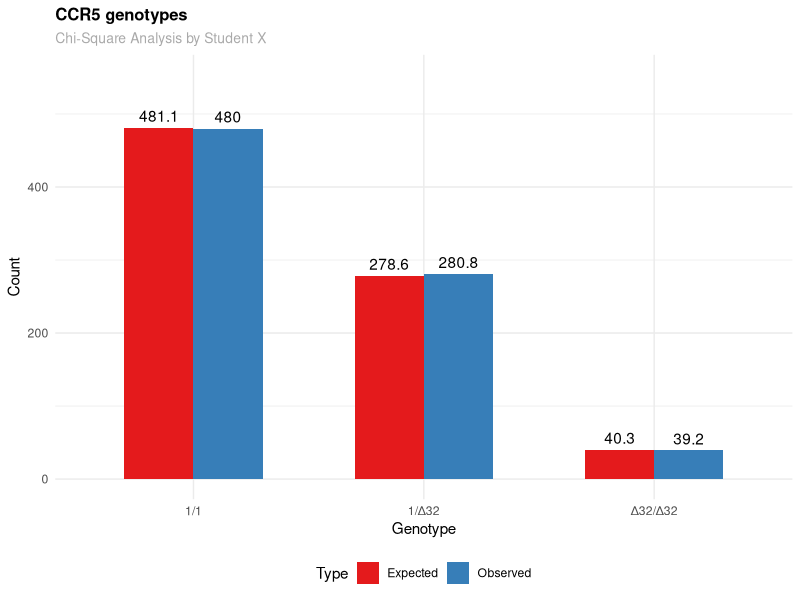
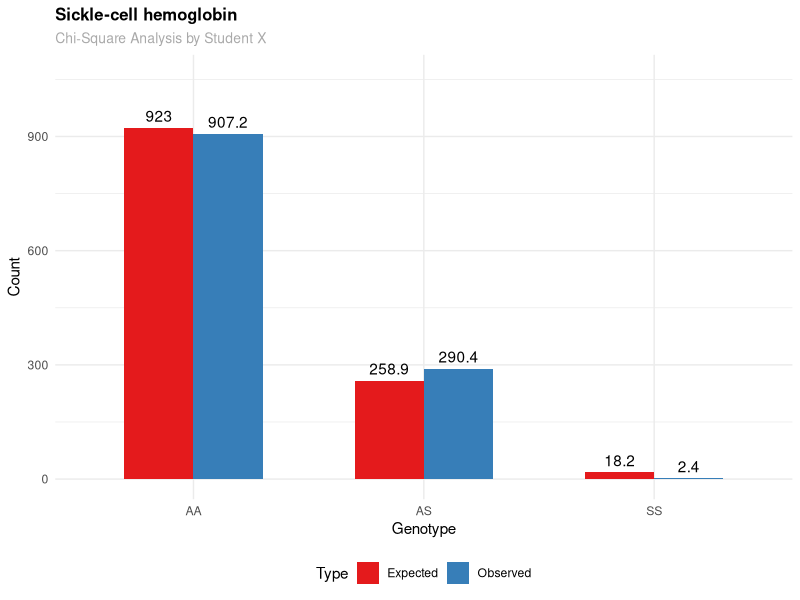

Recreate these plots in R, in order.
library(ggplot2)

# ===== 1. CCR5 Statistics Analysis =====
## O1 for Observed Count 1
O1 <- c(480, 280.8, 39.2)
names(O1) <- c("1/1", "1/Delta32", "Delta32/Delta32")

## Expected Probabilities, E1 for Expected Count 1 
p1 <- (2*O1[1] + O1[2]) / (2 * sum(O1))
q1 <- 1 - p1

E_prob1 <- c(p1^2, 2*p1*q1, q1^2)
E1 <- E_prob1 * sum(O1)

## Chi-Square Test
test1 <- chisq.test(O1, p = E_prob1, rescale.p = TRUE)
cat("---------- CCR5 ----------\n")
cat("Chi-Square:", round(test1$statistic, 4), "\n")
cat("P-value:", test1$p.value, "\n\n")

## Plot
df1 <- data.frame(
  Genotype = factor(c("1/1", "1/Δ32", "Δ32/Δ32"), levels = c("1/1", "1/Δ32", "Δ32/Δ32")),
  Count = c(O1, E1),
  Type = rep(c("Observed", "Expected"), each = 3)
)

plot1 <- ggplot(df1, aes(x = Genotype, y = Count, fill = Type)) +
  geom_bar(stat = "identity", position = "dodge", width = 0.6) +
  geom_text(aes(label = round(Count, 1)), position = position_dodge(width = 0.6), vjust = -0.5) +
  labs(
    title = paste0("CCR5 genotypes"),
    subtitle = paste0("Chi-Square Analysis by Student X")) +
  ylim(0, max(df1$Count) * 1.15) +
  theme_minimal() +
  scale_fill_brewer(palette = "Set1") + 
  theme(
    plot.title = element_text(face = "bold", size = 12),
    plot.subtitle = element_text(color = "darkgray", size = 10),
    legend.position = "bottom"
  )
ggsave(filename = sprintf('2-1.png'), plot = plot1, dpi = 600, path = "./graph")

# ===== 2. Sickle-cell hemoglobin Statistics Analysis =====
O2 <- c(907.2, 290.4, 2.4)
names(O2) <- c("AA", "AS", "SS")

p2 <- (2*O2[1] + O2[2]) / (2 * sum(O2))
q2 <- 1 - p2

E_prob2 <- c(p2^2, 2*p2*q2, q2^2)
E2 <- E_prob2 * sum(O2)

test2 <- chisq.test(O2, p = E_prob2, rescale.p = TRUE)
cat("\n---------- Sickle-cell hemoglobin ----------\n")
cat("Chi-square:", round(test2$statistic, 4), "\n")
cat("P-value:", test2$p.value, "\n\n")

df2 <- data.frame(
  Genotype = factor(c("AA", "AS", "SS"), levels = c("AA", "AS", "SS")),
  Count = c(O2, E2),
  Type = rep(c("Observed", "Expected"), each = 3)
)

plot2 <- ggplot(df2, aes(x = Genotype, y = Count, fill = Type)) +
  geom_bar(stat = "identity", position = "dodge", width = 0.6) +
  geom_text(aes(label = round(Count, 1)), position = position_dodge(width = 0.6), vjust = -0.5) +
  labs(
    title = paste0("Sickle-cell hemoglobin"),
    subtitle = paste0("Chi-Square Analysis by Student X")) +
  ylim(0, max(df2$Count) * 1.15) +
  theme_minimal() +
  scale_fill_brewer(palette = "Set1") + 
  theme(
    plot.title = element_text(face = "bold", size = 12),
    plot.subtitle = element_text(color = "darkgray", size = 10),
    legend.position = "bottom"
  )

ggsave(filename = sprintf('2-2.png'), plot = plot2, dpi = 600, path = "./graph")
